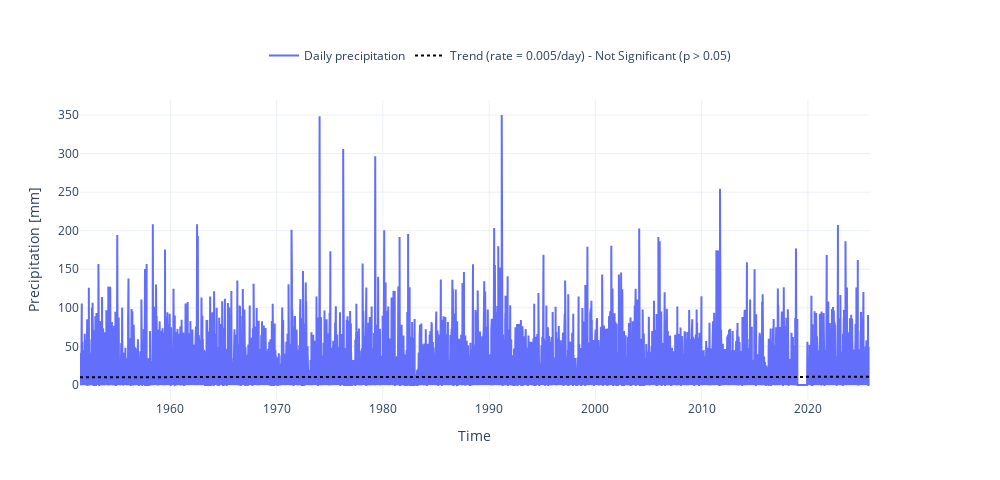

Notebook cell for this chart:
### Markdown cell above
Plotting raw data at daily scale

### Code cell
dict_prcp = [{"data": data, "var": "PRCP", "ax": 1, "label": "Daily precipitation"}]
fig, trend_da_mean = plot_timeseries_interactive(
    dict_prcp,
    trendline=True,
    figsize=(25, 12),
    label_yaxes="Precipitation [mm]",
    return_trend=True,
)

### Figure 1 — Plotly figure (JSON) as saved in the notebook; plotly's stock layout.template omitted (floating-point values rounded to 4 significant figures; data arrays with more than 128 entries replaced by an {"elided": "..."} marker saying what was removed)
{"data": [{"line": {"color": "#636EFA"}, "name": "Daily precipitation", "type": "scatter", "x": {"elided": "26609 str values"}, "xaxis": "x", "y": {"elided": "26609 float values"}, "yaxis": "y"}, {"line": {"color": "black", "dash": "dot"}, "mode": "lines", "name": "Trend (rate = 0.005/day) - Not Significant (p > 0.05)", "showlegend": true, "type": "scatter", "x": {"elided": "26609 str values"}, "xaxis": "x", "y": {"elided": "26609 float values"}, "yaxis": "y"}], "layout": {"height": 480, "legend": {"font": {"size": 12}, "orientation": "h", "x": 0.5, "xanchor": "center", "y": 1.1, "yanchor": "bottom"}, "title": {"text": " "}, "width": 1000, "xaxis": {"anchor": "y", "domain": [0, 0.94], "title": {"text": "Time"}}, "yaxis": {"anchor": "x", "domain": [0, 1], "title": {"text": "Precipitation [mm]"}}, "yaxis2": {"anchor": "x", "overlaying": "y", "side": "right"}}}
